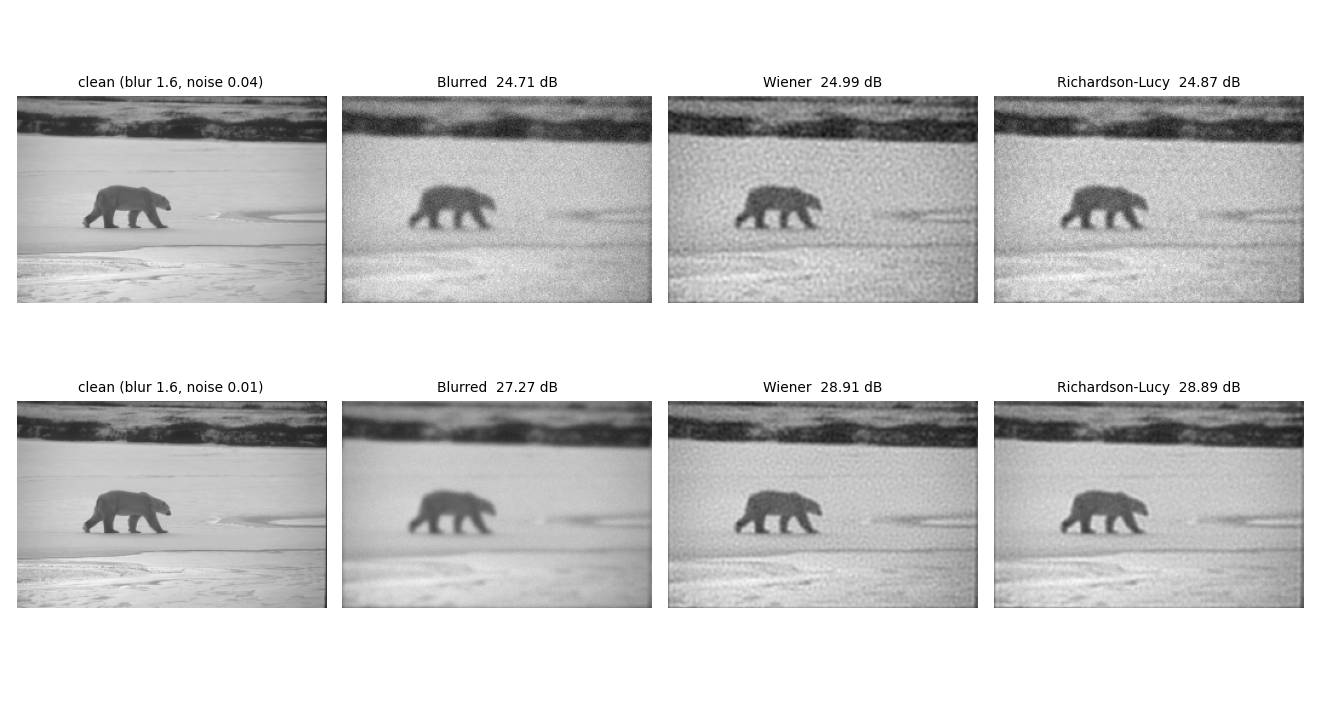
#> input picture results/day4_example.png, 1320 x 704 px
$ python run_day4.py --val ../results --test ../results
#> lines starting #> are read from the running program, lines starting #| are printed output that depends on the picture
### src/data.py
"""
Data: Load photo, and add Noise.

Paper-Reference:
- Modell: f = A*u + n, n ~ Gauss(0, σ²)  (Sec. 1 und Sec. 3.1).
  A = I
"""
from pathlib import Path
import cv2
import numpy as np

IMG_EXT = {".png", ".jpg", ".jpeg", ".bmp", ".tif", ".tiff"}


def load_gray(path, max_side=None):
    """
    Normalize data to [0, 1] range, image to greyscale
    """
#> called with max_side = 256
    img = cv2.imread(str(path), cv2.IMREAD_GRAYSCALE)
#> img is the input picture: shape (704, 1320); min 0, max 255, mean 205.5
    if img is None:
        raise FileNotFoundError(path)
    img = img.astype(np.float32) / 255.0
    # If img.shape > max side
    if max_side and max(img.shape) > max_side:
        s = max_side / max(img.shape)           # Calculate the scaling factor
#> s = 0.194

        # Resize the image using scaling factor
        img = cv2.resize(img, None, fx=s, fy=s, interpolation=cv2.INTER_AREA)
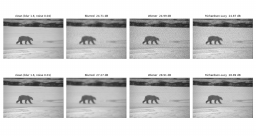
#> img: shape (137, 256) float32; min 0.136, max 1, mean 0.806
    return img


def load_folder(folder, max_side=None):
    """
    Read and sort the folder
    """
    files = sorted(p for p in Path(folder).iterdir() if p.suffix.lower() in IMG_EXT)
    if not files:
        raise FileNotFoundError(f"No photo in {folder}")
    return [(p.stem, load_gray(p, max_side)) for p in files]


def add_noise(img, sigma, seed):
    """
    Additives Gaussian Noise, σ in [0,1]-Skala
    All the methods see the exact same noisy images
    """
    # Fixed seed: default_rng(seed): return same numbers
    rng = np.random.default_rng(seed)
    return (img + rng.normal(0.0, sigma, img.shape)).astype(np.float32)


# [11 lines left out: function sample_images, not called in this run]

### src/metrics.py
"""
METRIC
PSNR in dB like Table 1 (Sec. 4.2, 5).
SSIM not in paper, just an addition
"""
import numpy as np
from skimage.metrics import structural_similarity


def psnr(x, img):
    """
    PSNR = 10log10 (1/MSE)
    """
    x = np.clip(x, 0.0, 1.0)
    mse = np.mean((x.astype(np.float64) - img.astype(np.float64)) ** 2)
    return float(10 * np.log10(1.0 / max(mse, 1e-12)))


def ssim(x, img):
    return float(structural_similarity(np.clip(x, 0, 1), img, data_range=1.0))

### src/blur.py
"""
Blue operator A for the deblurring experiments (Day 4).

Paper reference: the damaged image is f = A*u + n (Sec. 1, 3.1).

For deblurring (Sec. 5.2) the linear operator A is a convolution with a blur kernel,
folowed by Gaussian noise n.
Here A is appled with the FFT, which means the image is treated as periodic
(the left edge wraps around to the right edge). The same assumption is used later when
the image is restored, so blurring and restoring match exactly.

The kernels below are my own choice. I do not have the kernels the paper use, so my numbers
are not comparable with the Table 3 of the paper
"""

import numpy as np

from src.data import add_noise
from src.run_day1 import SEED

def gaussian_kernel(width_in_pixels):
    """
    Normalized 2D Gaussian blur kernel. The width is the standard deviation in pixels.
    """

    # Determine kernel size based on standard deviation
    radius = int(np.ceil(3 * width_in_pixels))
    offsets = np.arange(-radius, radius + 1)
    one_dimensional = np.exp(-(offsets ** 2) / (2 * width_in_pixels ** 2))
    kernel = np.outer(one_dimensional, one_dimensional)
    return kernel / kernel.sum()            # Normalize

class BlurOperator:
    """
    The operator A: blur an image by circular convolution with a kernel.

    The transfer function is the Fourier transform of the kernel, padded to the image size
    It depends on the image size, so it is computed once per size and kept
    """

    def __init__(self, kernel):
        if abs(kernel.sum() - 1.0) > 1e-6:
            raise ValueError("The blur kernel must sum to 1 (the blur must not change brightness)")
        self.kernel = kernel
        self._transfer_function_by_shape = {}

    def transfer_function(self, image_shape):
        if image_shape not in self._transfer_function_by_shape:
            kernel_height, kernel_width = self.kernel.shape
            image_height, image_width = image_shape
            if kernel_height > image_height or kernel_width > image_width:
                raise ValueError("The blur kernel is larger than the image")
            # Zero padding the smal kernel to match the full dimensions of the image
            padded_kernel = np.zeros(image_shape)
            padded_kernel[:kernel_height, :kernel_width] = self.kernel

            # Move the kernel centre to the top-left corner, so the blur does not shift the image.
            padded_kernel = np.roll(padded_kernel,
                                    shift=(-(kernel_height //2), -(kernel_width//2)),
                                    axis=(0,1))
            # Convert the padded/shifted kernel into frequency domain
            self._transfer_function_by_shape[image_shape] = np.fft.fft2(padded_kernel)

        return self._transfer_function_by_shape[image_shape]

    def apply(self, image):
        """
        Return A*u for a 2D image u.
        """
        transfer_function = self.transfer_function(image.shape)
        return np.real(np.fft.ifft2(np.fft.fft2(image) * transfer_function))

def degraded_set(images, blur_operator, noise_sigma, seed_offset):
    """
    For every (name, clean image): blur it, then add Gaussian noise

    Returns a list of (name, clean image, degraded image), the same layout as noisy_set in run_day1.py
    Seeds work as in Day 1: validation uses offset 1000, test uses offset 0.
    The noise is not clipped (dame as in data.py)
    """
    triples = []
    for index, (image_name, clean_image) in enumerate(images):
        blurred_image = blur_operator.apply(clean_image)
        degraded_image = add_noise(blurred_image, noise_sigma, SEED + seed_offset + index)
        triples.append((image_name, clean_image, degraded_image))

    return triples


### src/run_day1.py
"""
Tag 1: Rausch-Baselines.
Run:
    python -m src.run_day1                    # Selftest with built-in photos
    python -m src.run_day1 --test data/Set12  --val data/BSDS500_val

Process
Step 1: Try with multiples param values
    Example: NLM with 0.2, 0.5, 0.8, 1.0
Step 2: Evaluation on the validation set
    Calculate the PSNR for each value
Step 3: Choose the best param (highest PSNR)
Step 4: Evaluation on test set and print in the table
"""
import argparse
import numpy as np
import pandas as pd
from src.data import load_folder, sample_images, add_noise
from src.metrics import psnr, ssim
from src.classical import make_methods

SIGMAS = [0.02, 0.05, 0.10]   # Column of the Table 1
SEED = 0


# [6 lines left out: function noisy_set, not called in this run]


def mean_psnr(denoise_function, image_triples):
    scores = []
    for image_name, clean_image, noisy_image in image_triples:
        denoised_image = denoise_function(noisy_image)
        scores.append(psnr(denoised_image, clean_image))
    return float(np.mean(scores))


# [53 lines left out: function main, not called in this run]


# [2 lines that do not run on import are left out]

### src/deblur_classical.py
"""
Classical debluring methods: Wiener filter and Richardson-Lucy

Paper reference: Sec. 1 (Equation 1): u = argmin H_f(Au) + R(u)
Both methods below solve a version of this problem for a blur operator A, without a neural network


"""

import numpy as np

def wiener_deblur(degraded_image, blur_operator, noise_to_signal_ratio):
    """
    Wiener filter with one constant noise-to-signal ratio K.

    In the Fourier domain: restored = conj(H) * degraded / (|H|^2 + K)
    solution of min_u 1/2 ||A u - f ||^ 2 + K/2 ||u||^2
    without K the division by tiny H would blow up the noise
    Larger K means a smoother result with less noise but also less sharpening
    """

    # Get the blur kernel matrix (H) in the frequency domain
    transfer_function = blur_operator.transfer_function(degraded_image.shape)
    degraded_spectrum = np.fft.fft2(degraded_image)

    # Wiener formula: Multiply by conj(H) and add K (noise_to_signal_ratio)
    restored_spectrum = (np.conj(transfer_function) * degraded_spectrum / (np.abs(transfer_function)**2 + noise_to_signal_ratio))

    # Convert back to spatial domain
    return np.real(np.fft.ifft2(restored_spectrum))

def richardson_lucy_deblur(degraded_image, blur_operator, number_of_iterations, minimum_value=1e-3):
    """
    Richard-Lucy iteration, started from the degraded image

    Each iteration will blur the current image to see if the simulated result matches the actual
    degraded image. If there are any discrepancies, it will apply a scaling factor to readjust
    pixel structure

    estimate = estimate * A^T(degraded / A estimate)

    A^T is the blur with flipped kernel (in Fourier Domain is multiplication with conj(H))

    """
    # Get the blur kernel matrix (H) in frequncy domain
    transfer_function = blur_operator.transfer_function(degraded_image.shape)

    # Threshold
    observed_image = np.maximum(degraded_image, minimum_value)

    # Set the initial guess image as a copy of the blurry input
    estimate = observed_image.copy()

    # Iterations: more loops -> sharpness but amplify noise
    for _ in range(number_of_iterations):

        # Simulate blurring the current estimated clean image
        blurred_estimate = np.real(np.fft.ifft2(np.fft.fft2(estimate) * transfer_function))
        # Compute error ratio between actual blurry image
        ratio = observed_image / np.maximum(blurred_estimate, minimum_value)
        # Project the error back to the spatial domain using conj(H)
        correction = np.real(np.fft.ifft2(np.fft.fft2(ratio) * np.conj(transfer_function)))
        # Multiply the correction factor into estimate to sharpen it
        estimate = estimate * correction

    return estimate

def make_deblur_methods(blur_operator):
    """
    Candidate settings for each method, in the same formate as make_methods in classical.py

    Returns {method name: [(setting value, function), ...]}
    Every function takes a degraded image and returns the restored image. The grids are my own choice
    """

    return {
        "Wiener": [
            (noise_to_signal_ratio,
             lambda degraded_image, setting=noise_to_signal_ratio:
                wiener_deblur(degraded_image, blur_operator, setting))
             for noise_to_signal_ratio in np.geomspace(1e-4, 1.0, 13)
        ],
        "Richardson-Lucy": [
            (number_of_iterations,
             lambda degraded_image, setting=number_of_iterations:
                richardson_lucy_deblur(degraded_image, blur_operator, setting))
            for number_of_iterations in [1, 2, 3,5, 8, 12, 20, 30, 50]
        ],
    }

### src/run_day4.py
"""
Day 4: classical deblurring baselines (blurred image, Wiener filter, Richardson-Lucy).

Paper reference: Sec. 5.2 and Table 3 (deblurring, PSNR per experiment), and Fig. 5 for the
noise levels. This script builds the table layout of Table 3 with my own experiments and
fills it with the classical methods. Day 5 adds plug-and-play with the network.

Usage (from the project root):
    python -m src.run_day4 --val data/BSDS500_val --test data/BSDS500_test --max_side 256

Same protocol as Day 1: the setting of each method (K, number of iterations) is chosen on
the validation images and measured on the test images. The test images are not used for tuning.
"""
import argparse
from pathlib import Path

import matplotlib
matplotlib.use("Agg")  # draw into a file, no window needed
import matplotlib.pyplot as plt
import numpy as np
import pandas as pd

from src.blur import BlurOperator, degraded_set, gaussian_kernel
from src.data import load_folder
from src.deblur_classical import make_deblur_methods
from src.metrics import psnr, ssim
from src.run_day1 import mean_psnr

# My own experiments (NOT the five experiments of the paper). The blur width is the standard
# deviation of the Gaussian kernel in pixels. The noise level 0.04 is the level that the
# caption of Fig. 5 in the paper gives for experiment a; 0.01 is the level given for
# experiment e. The blur kernel itself is my choice.
EXPERIMENTS = [
    {"label": "blur 1.6, noise 0.04", "blur_width": 1.6, "noise_sigma": 0.04},
    {"label": "blur 1.6, noise 0.01", "blur_width": 1.6, "noise_sigma": 0.01},
]

VALIDATION_SEED_OFFSET = 1000  # same offsets as in Day 1
TEST_SEED_OFFSET = 0


def main():
    # Read parameters from terminal
    argument_parser = argparse.ArgumentParser()
    argument_parser.add_argument("--val", required=True, help="folder with validation images")
    argument_parser.add_argument("--test", required=True, help="folder with test images")
    argument_parser.add_argument("--max_side", type=int, default=256)
    argument_parser.add_argument("--results_folder", default="results")
    arguments = argument_parser.parse_args()

    validation_images = load_folder(arguments.val, arguments.max_side)
#> validation_images = 1 item
    test_images = load_folder(arguments.test, arguments.max_side)
#> test_images = 1 item
    # Result folder
    Path(arguments.results_folder).mkdir(exist_ok=True)

    result_rows = []
    example_restorations = {}  # per experiment: images for the example figure

    # 2 experiments through
    for experiment in EXPERIMENTS:
        # Gaussian Blur and operator
        blur_operator = BlurOperator(gaussian_kernel(experiment["blur_width"]))
        # Validation data
        validation_triples = degraded_set(validation_images, blur_operator,
                                          experiment["noise_sigma"], VALIDATION_SEED_OFFSET)
        # Test data
        test_triples = degraded_set(test_images, blur_operator,
                                    experiment["noise_sigma"], TEST_SEED_OFFSET)
        print(f"\n{experiment['label']}", flush=True)

        def add_result_row(method_name, setting_value, restoration_function):
            """
            Measure one method on all test images and store one row of the table
            """
            psnr_scores = []
            ssim_scores = []
            for _image_name, clean_image, degraded_image in test_triples:
                restored_image = restoration_function(degraded_image)  # computed once
                psnr_scores.append(psnr(restored_image, clean_image))
                ssim_scores.append(ssim(restored_image, clean_image))
            result_rows.append({
                "experiment": experiment["label"],
                "blur_width": experiment["blur_width"],
                "noise_sigma": experiment["noise_sigma"],
                "method": method_name,
                "param": setting_value,
                "psnr": float(np.mean(psnr_scores)),
                "ssim": float(np.mean(ssim_scores)),
            })

        # Reference row: the degraded image with nothing done to it.
        add_result_row("Blurred", "-", lambda degraded_image: degraded_image)
        example_restorations[experiment["label"]] = {
            "clean": test_triples[0][1], "Blurred": test_triples[0][2]}

        # Choose the best parameter on validation
        for method_name, candidates in make_deblur_methods(blur_operator).items():
            def score_on_validation(candidate):
                _setting_value, restoration_function = candidate
                return mean_psnr(restoration_function, validation_triples)
            # Highest PSNR
            best_setting, best_function = max(candidates, key=score_on_validation)
            # Evaluate on test
            add_result_row(method_name, round(float(best_setting), 5), best_function)
            # Save the restored images
            example_restorations[experiment["label"]][method_name] = best_function(test_triples[0][2])
            print(f"  {method_name}: chosen setting {best_setting:.5g}", flush=True)
#> after the loop, example_restorations = 2 items

    results_table = pd.DataFrame(result_rows)
    csv_path = Path(arguments.results_folder) / "day4_deblur.csv"
    results_table.to_csv(csv_path, index=False)

    # List of method
    method_order = ["Blurred", "Wiener", "Richardson-Lucy"]
    # PSNR Table
    psnr_table = results_table.pivot(index="method",
                                    columns="experiment",
                                    values="psnr")
    # SSIM Table
    ssim_table = results_table.pivot(index="method",
                                    columns="experiment",
                                    values="ssim")
    # print("PSNR table index:", psnr_table.index.tolist())
    # print("SSIM table index:", ssim_table.index.tolist())
    setting_table = results_table[results_table.method != "Blurred"].pivot(
        index="method", columns="experiment", values="param")
    print("\nPSNR in dB (test images):")
    print(psnr_table.loc[method_order].round(2))
    print("\nSSIM (test images):")
    print(ssim_table.loc[method_order].round(3))
    print("\nChosen settings (Wiener: K, Richardson-Lucy: number of iterations):")
    print(setting_table)

    # Example figure: first test image, one row per experiment.
    figure, axes = plt.subplots(len(EXPERIMENTS), 4, figsize=(12, 3.2 * len(EXPERIMENTS)), squeeze=False)
    for row_index, experiment in enumerate(EXPERIMENTS):
        images_of_experiment = example_restorations[experiment["label"]]
        clean_image = images_of_experiment["clean"]
        for column_index, key in enumerate(["clean", "Blurred", "Wiener", "Richardson-Lucy"]):
            axis = axes[row_index][column_index]
            axis.imshow(np.clip(images_of_experiment[key], 0, 1), cmap="gray", vmin=0, vmax=1)
            # Show PSNR on the image
            title = key if key == "clean" else f"{key}  {psnr(images_of_experiment[key], clean_image):.2f} dB"
            axis.set_title(title if column_index > 0 else f"clean ({experiment['label']})", fontsize=9)
            axis.axis("off")
#> this loop made 2 passes
#> pass 1, in psnr (call 51), `x = np.clip(x, 0.0, 1.0)`:
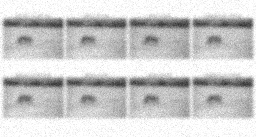
#> x: shape (137, 256) float32; min 0.165, max 1, mean 0.802
#> pass 1, in psnr (call 52), `x = np.clip(x, 0.0, 1.0)`:
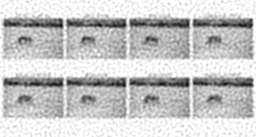
#> x: shape (137, 256) float64; min 0.0492, max 1, mean 0.786
#> pass 1, in psnr (call 53), `x = np.clip(x, 0.0, 1.0)`:
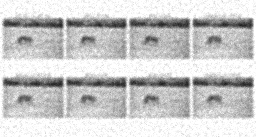
#> x: shape (137, 256) float64; min 0.103, max 1, mean 0.799
    figure.tight_layout()
    # Save the image
    figure_path = Path(arguments.results_folder) / "day4_example.png"
    figure.savefig(figure_path, dpi=110)
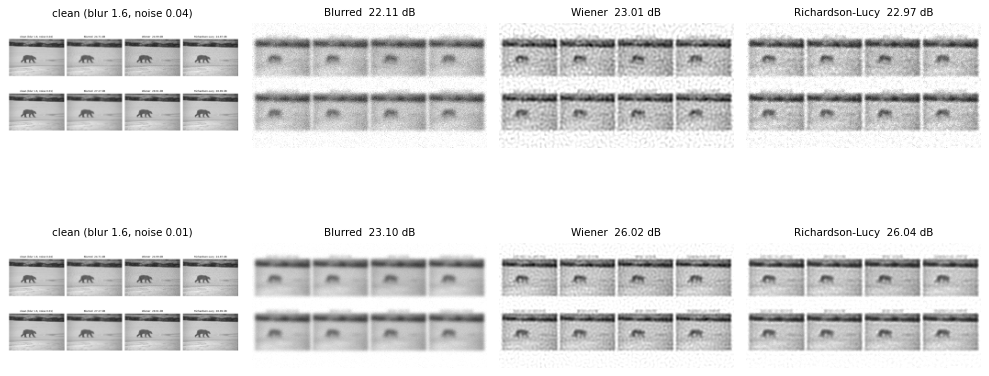
#> figure drawn by matplotlib, 8 panels
    print(f"\nTable saved to {csv_path}, example figure saved to {figure_path}")


if __name__ == "__main__":
    main()
